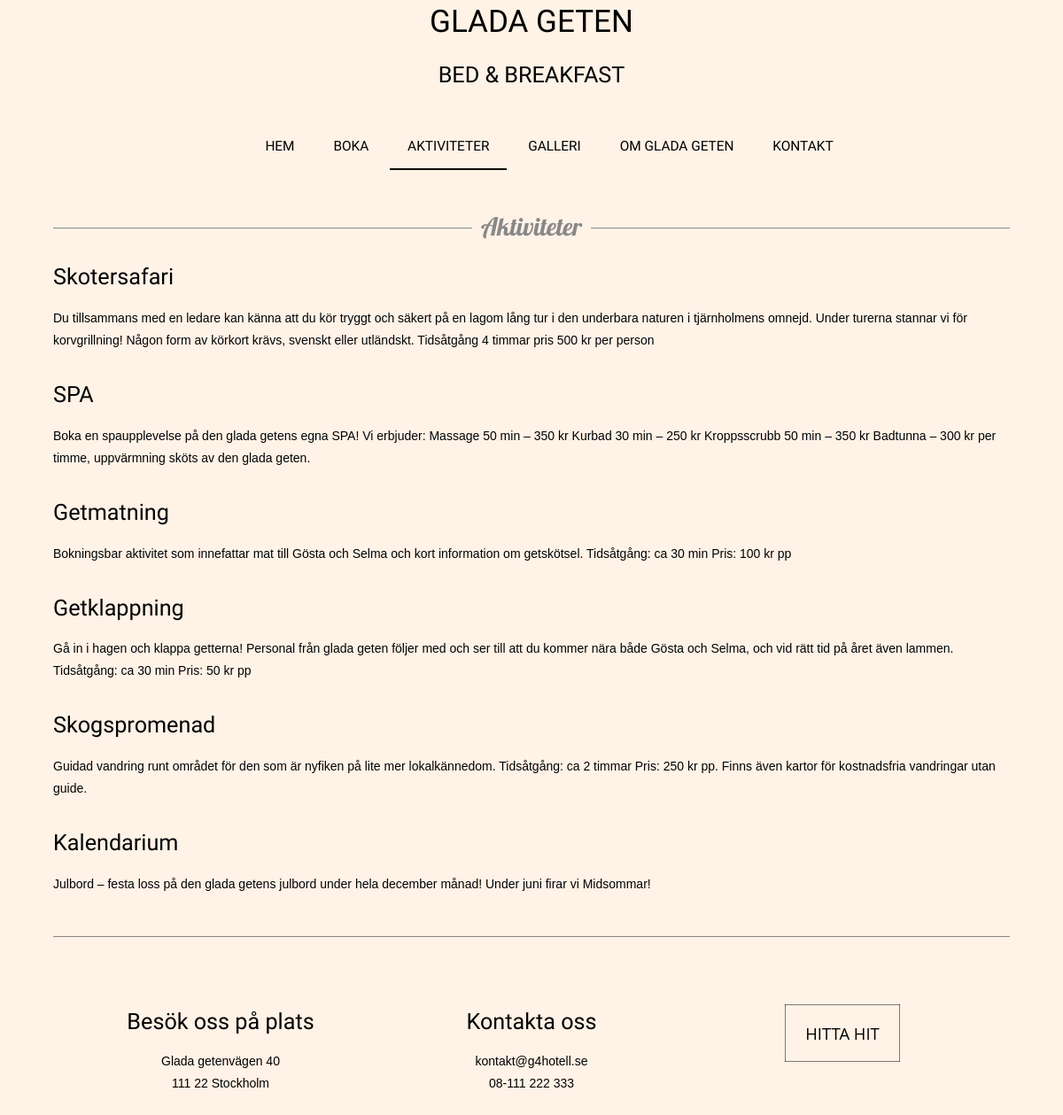
The page /aktiviteter.php on the database its author committed.
### tables this page shows
CREATE TABLE `page_activities` (
  `title` tinytext NOT NULL,
  `summary` text NOT NULL
);

### aktiviteter.php (the view, shortened to what this page needs)
<?php
	require_once "admin/includes/db.php";
	$query = "SELECT * FROM page_activities";
	$result = $db->query($query);
	$activities = array();
	while($row = mysqli_fetch_assoc($result)) {
	   $activities[] = $row;
	}
?>
<!DOCTYPE html>
<html lang="en">
<head>
	<?php include "includes/head.php";?>
</head>
<body class="body">
	<header class="mainHeader">
	<center><a class="logo" href="index.php" <h1>GLADA GETEN</h1></a>
	<h2>BED & BREAKFAST<h2></center>
	<br>
			<nav>
				<ul>
					<li><a href="index.php">HEM</a></li>
					<li><a href="bokning.php">BOKA</a></li>
					<li class="active"><a href="aktiviteter.php">AKTIVITETER</a></li>
					<li><a href="galleri.php">GALLERI</a></li>
					<li><a href="omoss.php">OM GLADA GETEN</a></li>
					<li><a href="kontakt.php">KONTAKT</a></li>
				</ul>
			</nav>
	</header>
	<div class="mainContent"><br>
		<h4><span>Aktiviteter</span></h4>
            <?php foreach ($activities as $activity): ?>
				<div class="content">
					<article>
						<content>
							<h2><?= $activity["title"] ?></h2>
								<p><?= $activity["summary"] ?></p>
						</content>
					</article>
	            </div>
            <?php endforeach ?>
	</div>
    <footer class="mainFooter">
    	<h4></h4>
        <br>
		<div class="besök">
		<h2>Besök oss på plats</h2>
		<p>Glada getenvägen 40</p>
		<p>111 22 Stockholm</p>
		</div>
		<div class="kontakt">
		<h2>Kontakta oss</h2>
		<p>kontakt@g4hotell.se</p>
		<p>08-111 222 333</p>
		</div>
		<div class="karta">
			<div class="basicBox">
  							<p>Hitta hit</p>
  							<a href="kontakt.php"> <svg width="130" height="65" viewBox="0 0 130 65" xmlns="http://www.w3.org/2000/svg">
    						<rect x='0' y='0' fill='none' width='130' height='65'/>
  							</svg></a>
						</div>
		</div>
    </footer>
</body>
</html>

### css/style.css (style rules this page uses)
body { background-image: url('body.jpg'); background: #fff2e6; ; color: #000305; font-size: 87.5%; font-family: 'Trebuchet MS', Trebuchet, 'Lucida Sans Unicode', 'Lucida Grande', 'Lucida Sans', Arial, sans-serif; line-height: 1.429; margin: 0; padding: 0; text-align: left; }
.body { clear: both; margin: 0 auto; width: 90%; }
.logo { font-size: 2.5em; font-family: 'Prociono', serif; }
h2 { font-size: 1.8em; font-family: 'Prociono', serif; }
h4 { font-size: 2em; font-family: 'Lobster', cursive; color:#888888; }
h2, h3, h4, h5, h6 { font-weight: 400; line-height: 1.1; margin-bottom: .8em; }
a { outline: 0; }
a:link, a:visited { color: #000; padding: 0 1px; text-decoration: none; }
h4 { width:100%; text-align:center; border-bottom: 1px solid #888; line-height:0.1em; margin:10px 0 20px; }
h4 span { background:#fff2e6; padding:0 10px; }
.mainHeader nav { background: ; font-size: 1.1em; font-family: 'Prociono', serif; height: 50px; line-height: 30px; margin: 0 auto 30px auto; text-align: center; -moz-border-radius: 0px; -webkit-border-radius: 0px; }
.mainHeader nav ul { list-style: none; margin: 0 auto; }
.mainHeader nav ul li { display: inline; }
.mainHeader nav a:link, .mainHeader nav a:visited { color: ; display: inline-block; height: 30px; padding: 10px 20px; text-decoration: none; }
.mainHeader nav a:hover, .mainHeader nav a:active, .mainHeader nav .active a:link, .mainHeader nav .active a:visited { color:#000; text-decoration:none; border-bottom:2px solid black; text-shadow: none !important; }
.mainHeader nav li a { border-radius: 5px; -moz-border-radius: 0px; -webkit-border-radius: 0px; }
.mainContent { overflow: hidden; line-height: 25px; border-radius: 5px; -moz-border-radius: 5px; -webkit-border-radius: 5px; }
.content { width: 100%; float: left; }
.mainFooter { width: 100%; float: left; text-align:left; margin-top: 2%; margin-bottom: 2%; padding-left: 0; background-color: ; border-radius: 5px; -moz-border-radius: 5px; -webkit-border-radius: 5px; color: #000; }
.mainFooter p { width: 91%; margin: 2% auto; }
.besök { width:25%; float:left; padding-left:5%; padding-top:2%; text-align:center; }
.kontakt { width:25%; float:left; padding-left:7.5%; padding-right:7.5%; padding-top:2%; text-align:center; }
.karta { width:25%; float:left; padding-top:2%; text-align:center; }

### css/button.css (style rules this page uses)
.basicBox, .swiggleBox, .checkBox { width: 130px; height: 65px; margin: 15px auto; color: #000; font-family: 'Open Sans', sans-serif; font-size: 1.15rem; line-height: 65px; text-transform: uppercase; text-align: center; position: relative; cursor: pointer; }
svg { position: absolute; top: 0; left: 0; }

### rows shown on the page
page_activities: title "Skotersafari", summary "Du tillsammans med en ledare kan känna att du kör tryggt och säkert på en lagom lång tur i den underbara naturen i tjärnholmens omnejd. Under turerna stannar vi för korvgrillning! Någon form av körkort krävs, svenskt eller utländskt. Tidsåtgång 4 timmar pris 500 kr per person"
page_activities: title "SPA", summary "Boka en spaupplevelse på den glada getens egna SPA! Vi erbjuder: Massage 50 min – 350 kr Kurbad 30 min – 250 kr Kroppsscrubb 50 min – 350 kr Badtunna – 300 kr per timme, uppvärmning sköts av den glada geten."
page_activities: title "Getmatning", summary "Bokningsbar aktivitet som innefattar mat till Gösta och Selma och kort information om getskötsel. Tidsåtgång: ca 30 min Pris: 100 kr pp"
page_activities: title "Getklappning", summary "Gå in i hagen och klappa getterna! Personal från glada geten följer med och ser till att du kommer nära både Gösta och Selma, och vid rätt tid på året även lammen. Tidsåtgång: ca 30 min Pris: 50 kr pp"
page_activities: title "Skogspromenad", summary "Guidad vandring runt området för den som är nyfiken på lite mer lokalkännedom. Tidsåtgång: ca 2 timmar Pris: 250 kr pp. Finns även kartor för kostnadsfria vandringar utan guide."
page_activities: title "Kalendarium", summary "Julbord – festa loss på den glada getens julbord under hela december månad! Under juni firar vi Midsommar!"
